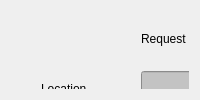
             <widget class="QWidget" name="UpdateFirmware">
              <layout class="QGridLayout" name="gridLayout_3">
               <item row="0" column="0">
                <widget class="QWidget" name="widget_Update_Firmware" native="true">
                 <property name="font">
                  <font>
                   <strikeout>false</strikeout>
                  </font>
                 </property>
                 <property name="focusPolicy">
                  <enum>Qt::NoFocus</enum>
                 </property>
                 <property name="autoFillBackground">
                  <bool>true</bool>
                 </property>
                 <widget class="QLabel" name="label_75">
                  <property name="geometry">
                   <rect>
                    <x>460</x>
                    <y>20</y>
                    <width>61</width>
                    <height>16</height>
                   </rect>
                  </property>
                  <property name="text">
                   <string>Response</string>
                  </property>
                 </widget>
                 <widget class="Line" name="line_30">
                  <property name="geometry">
                   <rect>
                    <x>310</x>
                    <y>0</y>
                    <width>16</width>
                    <height>801</height>
                   </rect>
                  </property>
                  <property name="orientation">
                   <enum>Qt::Vertical</enum>
                  </property>
                 </widget>
                 <widget class="QLabel" name="label_76">
                  <property name="geometry">
                   <rect>
                    <x>130</x>
                    <y>20</y>
                    <width>61</width>
                    <height>16</height>
                   </rect>
                  </property>
                  <property name="text">
                   <string>Request</string>
                  </property>
                 </widget>
                 <widget class="QLineEdit" name="lineEdit_Location_UpdateFirmware_Request">
                  <property name="geometry">
                   <rect>
                    <x>130</x>
                    <y>60</y>
                    <width>161</width>
                    <height>31</height>
                   </rect>
                  </property>
                  <property name="autoFillBackground">
                   <bool>false</bool>
                  </property>
                  <property name="styleSheet">
                   <string notr="true">background:rgb(195,195,195)</string>
                  </property>
                  <property name="text">
                   <string/>
                  </property>
                  <property name="readOnly">
                   <bool>true</bool>
                  </property>
                 </widget>
                 <widget class="QLabel" name="label_Location_UpdateFirmware_Request">
                  <property name="geometry">
                   <rect>
                    <x>30</x>
                    <y>70</y>
                    <width>101</width>
                    <height>16</height>
                   </rect>
                  </property>
                  <property name="text">
                   <string>Location</string>
                  </property>
                 </widget>
                 <widget class="QLabel" name="label_Retires_UpdateFirmware_Request">
                  <property name="geometry">
                   <rect>
                    <x>30</x>
                    <y>120</y>
                    <width>101</width>
                    <height>16</height>
                   </rect>
                  </property>
                  <property name="text">
                   <string>Retries</string>
                  </property>
                 </widget>
                 <widget class="QLineEdit" name="lineEdit_Retires_UpdateFirmware_Request">
                  <property name="geometry">
                   <rect>
                    <x>130</x>
                    <y>110</y>
                    <width>161</width>
                    <height>31</height>
                   </rect>
                  </property>
                  <property name="autoFillBackground">
                   <bool>false</bool>
                  </property>
                  <property name="styleSheet">
                   <string notr="true">background:rgb(195,195,195)</string>
                  </property>
                  <property name="text">
                   <string/>
                  </property>
                  <property name="readOnly">
                   <bool>true</bool>
                  </property>
                 </widget>
                 <widget class="QLabel" name="label_RetrieveDate_UpdateFirmware_Request">
                  <property name="geometry">
                   <rect>
                    <x>30</x>
                    <y>170</y>
                    <width>101</width>
                    <height>16</height>
                   </rect>
                  </property>
                  <property name="text">
                   <string>Retrieve date</string>
                  </property>
                 </widget>
                 <widget class="QLineEdit" name="lineEdit_RetrieveDate_UpdateFirmware_Request">
                  <property name="geometry">
                   <rect>
                    <x>130</x>
                    <y>160</y>
                    <width>161</width>
                    <height>31</height>
                   </rect>
                  </property>
                  <property name="autoFillBackground">
                   <bool>false</bool>
                  </property>
                  <property name="styleSheet">
                   <string notr="true">background:rgb(195,195,195)</string>
                  </property>
                  <property name="text">
                   <string/>
                  </property>
                  <property name="readOnly">
                   <bool>true</bool>
                  </property>
                 </widget>
                 <widget class="QLabel" name="label_RetryLevel_UpdateFirmware_Request">
                  <property name="geometry">
                   <rect>
                    <x>30</x>
                    <y>220</y>
                    <width>101</width>
                    <height>16</height>
                   </rect>
                  </property>
                  <property name="text">
                   <string>Retry Interval</string>
                  </property>
                 </widget>
                 <widget class="QLineEdit" name="lineEdit_RetryInterval_UpdateFirmware_Request">
                  <property name="geometry">
                   <rect>
                    <x>130</x>
                    <y>210</y>
                    <width>161</width>
                    <height>31</height>
                   </rect>
                  </property>
                  <property name="autoFillBackground">
                   <bool>false</bool>
                  </property>
                  <property name="styleSheet">
                   <string notr="true">background:rgb(195,195,195)</string>
                  </property>
                  <property name="text">
                   <string/>
                  </property>
                  <property name="readOnly">
                   <bool>true</bool>
                  </property>
                 </widget>
                 <widget class="QLabel" name="label_77">
                  <property name="geometry">
                   <rect>
                    <x>360</x>
                    <y>80</y>
                    <width>251</width>
                    <height>31</height>
                   </rect>
                  </property>
                  <property name="text">
                   <string>There is no response option for update Firmware</string>
                  </property>
                 </widget>
                </widget>
               </item>
              </layout>
             </widget>
